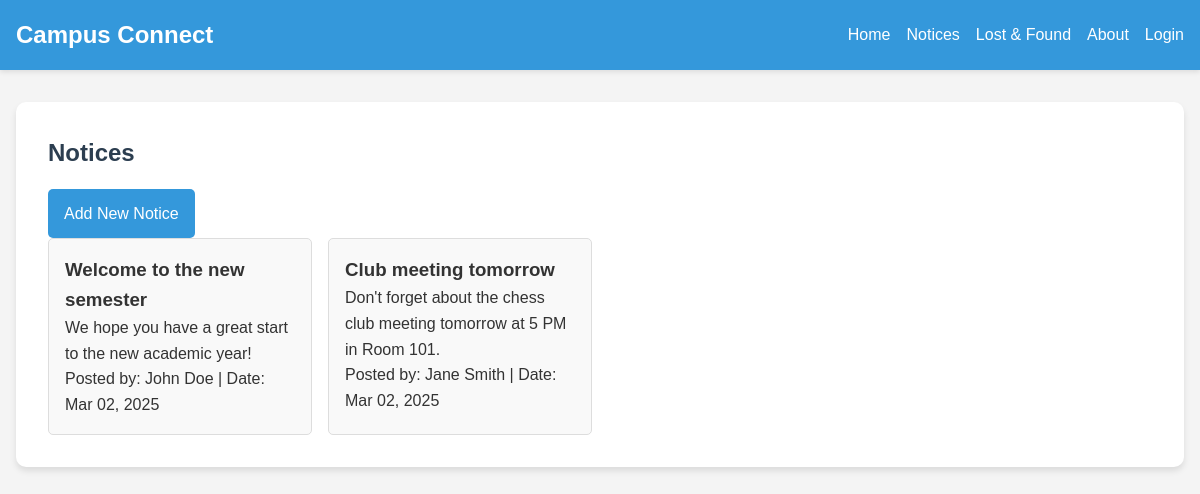
The app's page /notices.php (signed in) with its own data.
### tables this page shows
CREATE TABLE IF NOT EXISTS notices (
    id INT AUTO_INCREMENT PRIMARY KEY,
    title VARCHAR(255) NOT NULL,
    content TEXT NOT NULL,
    date DATETIME NOT NULL,
    posted_by INT NOT NULL,
    notice_type ENUM('official', 'unofficial') NOT NULL,
    FOREIGN KEY (posted_by) REFERENCES users(id) ON DELETE CASCADE
);

CREATE TABLE IF NOT EXISTS users (
    id INT AUTO_INCREMENT PRIMARY KEY,
    name VARCHAR(100) NOT NULL,
    email VARCHAR(100) NOT NULL UNIQUE,
    password VARCHAR(255) NOT NULL,
    phone VARCHAR(20),
    role ENUM('student', 'faculty') NOT NULL,
    created_at TIMESTAMP DEFAULT CURRENT_TIMESTAMP
);

### notices.php (the view, shortened to what this page needs)
<?php
require_once 'db_connect.php';
$sql = "SELECT n.*, u.name as posted_by_name FROM notices n JOIN users u ON n.posted_by = u.id ORDER BY n.date DESC";
$result = $conn->query($sql);
include 'header.php';
?>
<main>
    <section class="notices">
        <h1>Notices</h1>
        <?php if (isset($_SESSION['admin_id'])): ?>
            <a href="add_notice.php" class="btn">Add New Notice</a>
        <?php endif; ?>
        <div class="notice-list">
            <?php while ($row = $result->fetch_assoc()): ?>
                <div class="notice-item <?php echo $row['notice_type']; ?>">
                    <h3><?php echo htmlspecialchars($row['title']); ?></h3>
                    <p><?php echo htmlspecialchars($row['content']); ?></p>
                    <span class="notice-meta">
                        Posted by: <?php echo htmlspecialchars($row['posted_by_name']); ?> |
                        Date: <?php echo date('M d, Y', strtotime($row['date'])); ?>
                    </span>
                </div>
            <?php endwhile; ?>
        </div>
    </section>
</main>

### styles.css (style rules this page uses)
* { margin: 0; padding: 0; box-sizing: border-box; }
body { font-family: "Arial", sans-serif; line-height: 1.6; color: #333; background-color: #f4f4f4; }
main { max-width: 1200px; margin: 2rem auto; padding: 0 1rem; }
.notices, .lost-found, .profile { background-color: #fff; padding: 2rem; border-radius: 10px; box-shadow: 0 4px 6px rgba(0, 0, 0, 0.1); }
h1, h2 { color: #2c3e50; margin-bottom: 1rem; }
.notice-list, .lost-found-list { display: grid; grid-template-columns: repeat(auto-fill, minmax(250px, 1fr)); gap: 1rem; }
.notice-item, .lost-found-item { background-color: #f9f9f9; border: 1px solid #ddd; padding: 1rem; border-radius: 5px; }
.btn { display: inline-block; background-color: #3498db; color: #fff; padding: 0.5rem 1rem; border: none; border-radius: 5px; cursor: pointer; transition: background-color 0.3s ease; text-decoration: none; }
.btn { display: inline-block; background-color: #3498db; color: #fff; padding: 0.75rem 1rem; border: none; border-radius: 5px; cursor: pointer; transition: background-color 0.3s ease; text-decoration: none; font-size: 1rem; text-align: center; }

### records on screen
notices: title "Welcome to the new semester", content "We hope you have a great start to the new academic year!", posted_by.name "John Doe", date "Mar 02, 2025"
notices: title "Club meeting tomorrow", content "Don't forget about the chess club meeting tomorrow at 5 PM in Room 101.", posted_by.name "Jane Smith", date "Mar 02, 2025"
